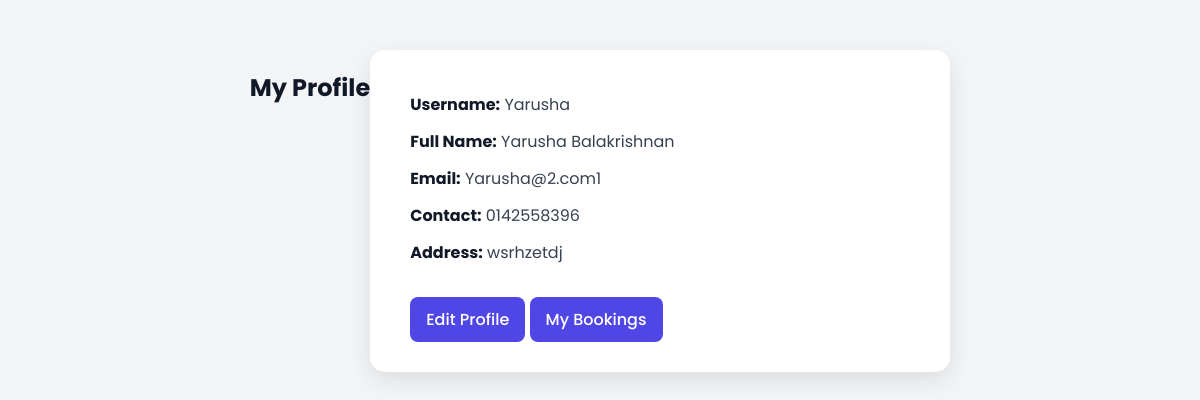
The page /customer_profile.php (signed in) on the database its author committed.
### tables this page shows
CREATE TABLE `customer` (
  `id` int(11) NOT NULL,
  `username` varchar(50) NOT NULL,
  `cust_name` varchar(100) NOT NULL,
  `cust_email` varchar(255) NOT NULL,
  `contact_number` varchar(20) DEFAULT NULL,
  `password_hash` varchar(255) NOT NULL,
  `created_at` timestamp NOT NULL DEFAULT current_timestamp(),
  `address` text DEFAULT NULL,
  `status` varchar(20) NOT NULL DEFAULT 'active'
);

### customer_profile.php (the view, shortened to what this page needs)
<?php
include "../db_customer.php";
$customer_id = $_SESSION['customer_id'];
$sql = "SELECT * FROM customer WHERE id = ?";
$stmt = $conn->prepare($sql);
$stmt->bind_param("i", $customer_id);
$stmt->execute();
$result = $stmt->get_result();
$user = $result->fetch_assoc();
?>
<!DOCTYPE html>
<html lang="en">
<head>
</head>
<body>
<h2>My Profile</h2>
<div class="profile-box">
    <p><strong>Username:</strong> <?= htmlspecialchars($user['username']); ?></p>
    <p><strong>Full Name:</strong> <?= htmlspecialchars($user['cust_name']); ?></p>
    <p><strong>Email:</strong> <?= htmlspecialchars($user['cust_email']); ?></p>
    <p><strong>Contact:</strong> <?= htmlspecialchars($user['contact_number']); ?></p>
    <p><strong>Address:</strong> <?= htmlspecialchars($user['address']); ?></p>
    <a href="edit_profile.php">Edit Profile</a>
    <a href="booking_history.php">My Bookings</a>
</div>
</body>
</html>

### customer_profile.php (style rules this page uses)
body { font-family: 'Poppins', sans-serif; background-color: #f4f5f7; margin: 0; padding: 0; display: flex; justify-content: center; align-items: flex-start; min-height: 100vh; padding-top: 50px; }
h2 { text-align: center; margin-bottom: 30px; color: #111827; }
.profile-box { background: #fff; border-radius: 15px; padding: 30px 40px; max-width: 500px; width: 100%; box-shadow: 0 8px 25px rgba(0,0,0,0.1); }
.profile-box p { font-size: 16px; color: #374151; margin: 12px 0; }
.profile-box strong { color: #111827; }
.profile-box a { display: inline-block; margin-top: 20px; padding: 10px 16px; border-radius: 8px; background-color: #4f46e5; color: #fff; text-decoration: none; font-weight: 500; transition: 0.3s; }

### rows shown on the page
customer: username "Yarusha", cust_name "Yarusha Balakrishnan", cust_email "Yarusha@2.com1", contact_number "0142558396", address "wsrhzetdj"
